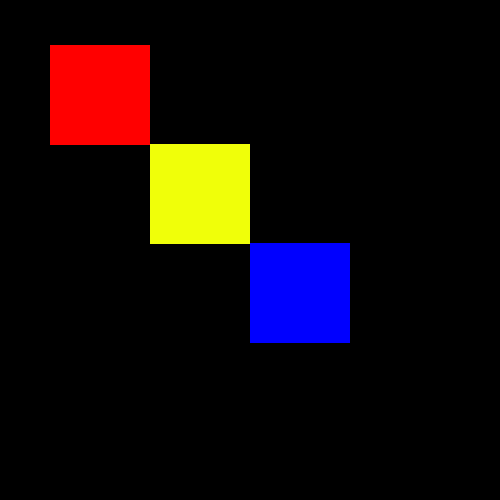
Frame 1 (no input)
Frame 60 (no input): identical to frame 1, image omitted
Frame 120 (the mouse pressed at the canvas centre since frame 60): identical to frame 1, image omitted

The p5.js sketch that drew this single still picture (run headless with seeded random() and noise() and a simulated clock; from frame 60 on, the mouse is pressed at the canvas centre):

// p5.js sketch
// ── sketch.js
function setup(){
	createCanvas(500, 500);
}

function draw(){
	background(0);

	fill(255, 0, 0);
	noStroke();
	rect(50, 45, 100, 100);

	fill(240, 255, 9);
	noStroke();
	rect(150, 144, 100, 100);

	fill(0, 0, 255);
	noStroke();
	rect(250, 243, 100, 100);
}
